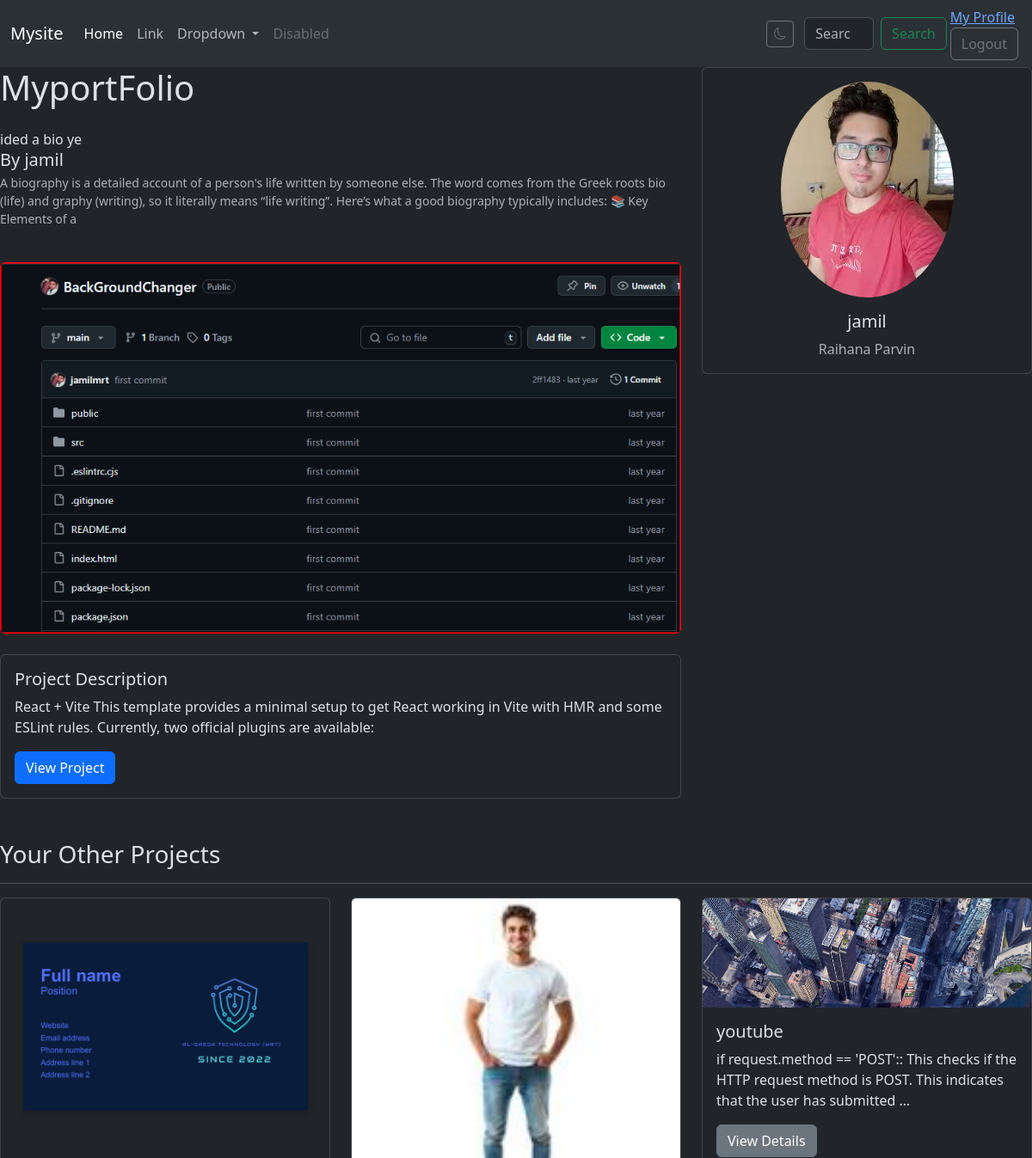
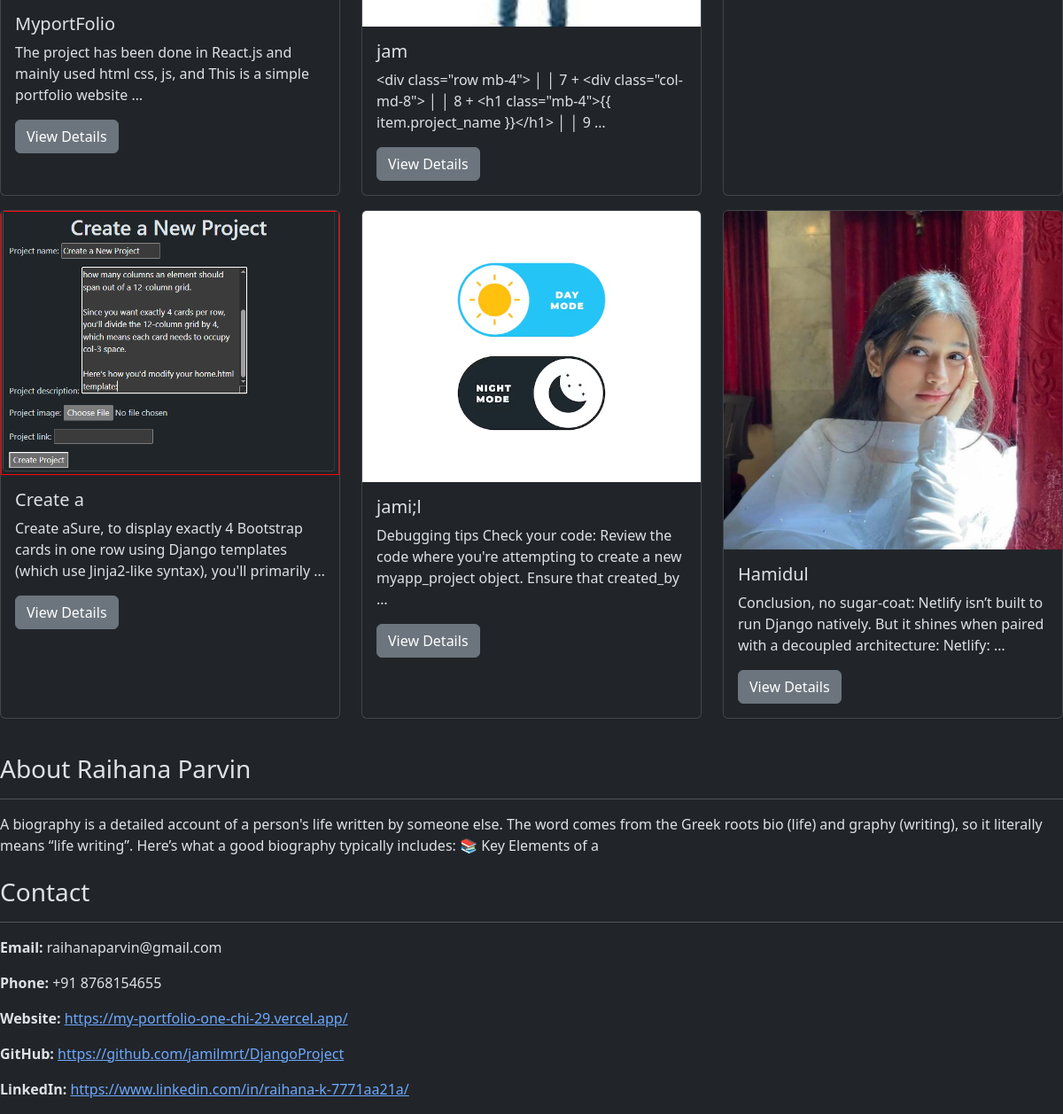
The app's page /list_item2/ (signed in) with its own data (2 pictures, top to bottom).
### myapp/models.py (models this page shows, shortened)
class Project(models.Model):
    project_name = models.CharField(max_length=100)
    project_description = models.TextField()
    project_image = models.ImageField(upload_to='project_images/')
    project_link = models.URLField()
    user = models.ForeignKey(User, on_delete=models.CASCADE, related_name='projects')
    created_at = models.DateTimeField(auto_now_add=True)
    updated_at = models.DateTimeField(auto_now=True)

class Person(models.Model):
    user = models.OneToOneField(User, on_delete=models.CASCADE, null=True, blank=True)
    person_name = models.CharField(max_length=100)
    person_image = models.ImageField(upload_to='person_images/')
    person_bio = models.CharField(max_length=255, null=True, blank=True, default="No biography provided.") # Write about Author shortly
    person_phone = models.CharField(max_length=20)
    person_email = models.EmailField(null=True, blank=True, default="")
    person_github = models.URLField(null=True, blank=True, default="")
    person_linkedin = models.URLField(null=True, blank=True, default="")
    person_twitter = models.URLField(null=True, blank=True, default="")
    person_facebook = models.URLField(null=True, blank=True, default="")
    person_instagram = models.URLField(null=True, blank=True, default="")
    person_website = models.URLField(null=True, blank=True, default="")
    created_at = models.DateTimeField(auto_now_add=True)
    updated_at = models.DateTimeField(auto_now=True)

### myapp/views.py (the view)
# urls.py: path('list_item<int:pk>/', views.listItem, name='list_item'),
def listItem(request, pk):
    project = get_object_or_404(Project, pk=pk)
    person = Person.objects.filter(user=request.user).first()
    context = {'project': project, 'person': person}
    return render(request, 'list_item.html', context)

### myapp/templates/list_item.html (shortened to what this page needs)
{% extends "layout.html" %}
{% block content %}
       <div class="row mb-4">
         <div class="col-md-8">
             <h1 class="mb-4">{{ project.project_name }}</h1>
             <div class="d-flex align-items-center mb-4">
                 <div class="flex-grow-1">                           ided a bio ye
                     <h5 class="mb-1"> By {{ project.user.username }}</h5>
                     {% if project.user.person %}
                     <p class="text-muted small">{{ project.user.person.person_bio|default:"The author has not provided a bio yet." }}</p>
                     {% endif %}
                 </div>
             </div>
             {% if project.project_image %}
                 <img src="{{ project.project_image.url }}" class="img-fluid rounded mb-4" alt="{{ project.project_name }}">
             {% endif %}
             <div class="card mb-4">
                 <div class="card-body">
                     <h5 class="card-title">Project Description</h5>
                     <p class="card-text">{{ project.project_description }}</p>
                     {% if project.project_link %}
                         <a href="{{ project.project_link }}" class="btn btn-primary" target="_blank">View Project</a>
                     {% endif %}
                 </div>
             </div>
         </div>
         <div class="col-md-4">
             {% if project.user.person and project.user.person.person_image %}
             <div class="card">
                 <div class="card-body text-center">
                     <img src="{{ project.user.person.person_image.url }}" class="rounded-circle mb-3" alt="Author Image">
                     <h5 class="card-title">{{ project.user.username }}</h5>
                     <p class="card-text text-muted">{{ project.user.person.person_name }}</p>
                 </div>
             </div>
             {% endif %}
         </div>
     </div>
     {% if request.user.is_authenticated and request.user.projects.count > 1 %}
     <div class="mb-4">
         <h3>Your Other Projects</h3>
         <hr>
         <div class="row">
             {% for user_project in request.user.projects.all %}
                 {% if user_project.id != project.id %}
                     <div class="col-md-4 mb-3">
                         <div class="card h-100">
                             {% if user_project.project_image %}
                                 <img src="{{ user_project.project_image.url }}" class="card-img-top" alt="{{ user_project.project_name }}">
                             {% endif %}
                             <div class="card-body">
                                 <h5 class="card-title">{{ user_project.project_name }}</h5>
                                 <p class="card-text">{{ user_project.project_description|truncatewords:20 }}</p>
                                 <a href="{% url 'list_item' user_project.id %}" class="btn btn-secondary">View Details</a>
                             </div>
                         </div>
                     </div>
                 {% endif %}
             {% endfor %}
         </div>
     </div>
     {% endif %}
     {% if project.user.person %}
     <div class="mb-4">
         <h3>About {{ project.user.person.person_name }}</h3>
         <hr>
         <p>{{ project.user.person.person_bio }}</p>
     </div>
     {% endif %}
     {% if project.user.person %}
     <div>
         <h3>Contact</h3>
         <hr>
         <p><strong>Email:</strong> {{ project.user.person.person_email|default:project.user.email|default:"Not provided" }}</p>
         {% if project.user.person.person_phone %}<p><strong>Phone:</strong> {{ project.user.person.person_phone }}</p>{% endif %}
         {% if project.user.person.person_website %}<p><strong>Website:</strong> <a href="{{ project.user.person.person_website }}">{{ project.user.person.person_website }}</a></p>{% endif %}
         {% if project.user.person.person_github %}<p><strong>GitHub:</strong> <a href="{{ project.user.person.person_github }}">{{ project.user.person.person_github }}</a></p>{% endif %}
         {% if project.user.person.person_linkedin %}<p><strong>LinkedIn:</strong> <a href="{{ project.user.person.person_linkedin }}">{{ project.user.person.person_linkedin }}</a></p>{% endif %}
     </div>
     {% endif %}
{% endblock content %}

### records on screen
Project: project_name "MyportFolio", user.username "jamil", user.person.person_bio "A biography is a detailed account of a person's life written by someone else. The word comes from the Greek roots bio (life) and graphy (writing), so it literally means “life writing”. Here’s what a good biography typically includes: 📚 Key Elements of a", project_image (picture), project_description "React + Vite This template provides a minimal setup to get React working in Vite with HMR and some ESLint rules. Currently, two official plugins are available:", user.person.person_image (picture), user.person.person_name "Raihana Parvin", user.person.person_email "raihanaparvin@gmail.com", user.person.person_phone "+91 8768154655", user.person.person_website "https://my-portfolio-one-chi-29.vercel.app/", user.person.person_github "https://github.com/jamilmrt/DjangoProject", user.person.person_linkedin "https://www.linkedin.com/in/raihana-k-7771aa21a/"
Project: project_image (picture), project_name "MyportFolio", project_description "The project has been done in React.js and mainly used html css, js, and This is a simple portfolio website …"
Project: project_image (picture), project_name "jam", project_description "<div class=\"row mb-4\"> │ │ 7 + <div class=\"col-md-8\"> │ │ 8 + <h1 class=\"mb-4\">{{ item.project_name }}</h1> │ │ 9 …"
Project: project_image (picture), project_name "youtube", project_description "if request.method == 'POST':: This checks if the HTTP request method is POST. This indicates that the user has submitted …"
Project: project_image (picture), project_name "Create a", project_description "Create aSure, to display exactly 4 Bootstrap cards in one row using Django templates (which use Jinja2-like syntax), you'll primarily …"
Project: project_image (picture), project_name "jami;l", project_description "Debugging tips Check your code: Review the code where you're attempting to create a new myapp_project object. Ensure that created_by …"
Project: project_image (picture), project_name "Hamidul", project_description "Conclusion, no sugar-coat: Netlify isn’t built to run Django natively. But it shines when paired with a decoupled architecture: Netlify: …"
